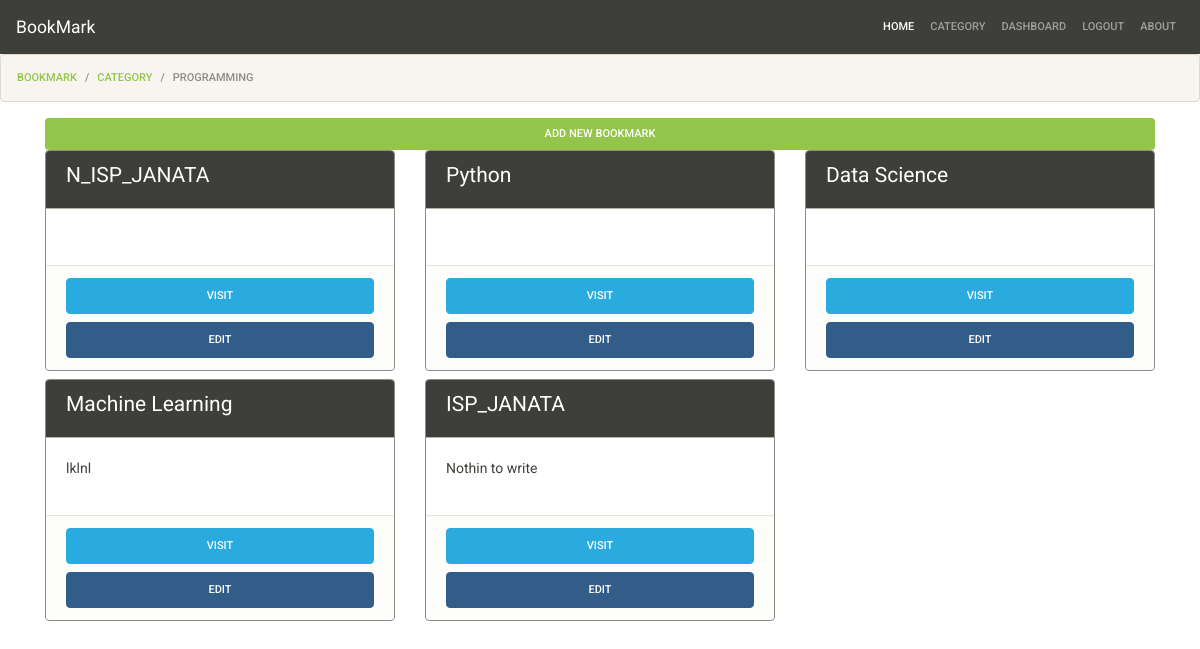
Page /bookmark/category/2/ (signed in) on the committed database.
### bookmarks/models.py (models this page shows, shortened)
class Category(models.Model):
    title       = models.CharField(max_length=120)
    description = models.TextField(blank=True,null=True)
    added_by    = models.ForeignKey(User,related_name='categories', on_delete=models.CASCADE)
    created_at  = models.DateTimeField(auto_now_add=True)

class Bookmark(models.Model):
    category    = models.ForeignKey(Category,related_name='bookmarks', on_delete=models.CASCADE)
    title       = models.CharField(max_length=300)
    description = models.TextField(blank=True,null=True)
    url         = models.CharField(max_length=300)
    added_by    = models.ForeignKey(User,related_name='bookmarks',on_delete=models.CASCADE)
    created_at  = models.DateTimeField(auto_now_add=True)

### bookmarks/views.py (the view)
# urls.py: path('category/<int:id>/',categoryDetailView,name='bookmark-category-detail'),
@login_required
def categoryDetailView(request,id):
    template_name= 'bookmarks/category-detail.html'
    category = Category.objects.get(pk=id)
    context = {
        'cat':category,
    }
    return render(request,template_name,context)

### bookmarks/templates/bookmarks/category-detail.html
{% extends 'base.html' %}
{%block content %}
<ol class="breadcrumb">
    <li class="breadcrumb-item"><a href="{% url 'bookmark-page' %}">Bookmark</a></li>
    <li class="breadcrumb-item"><a href="{% url 'bookmark-category' %}">Category</a></li>
    <li class="breadcrumb-item active">{{cat.title}}</li>
  </ol>
<div class="container mt-1">
    <a href="{%url 'bookmark-add' cat.id %}" class="btn btn-block btn-sm btn-success">Add New Bookmark</a>
    <div class="row ">
        {% for bookmark in cat.bookmarks.all %}
        <div class="col-md-4">
            <div class="card border border-secondary mb-2">
                <div class="card-header bg-primary text-white">
                    <h4>{{bookmark.title}}</h4>
                </div>
                <div class="card-body">
                   <p>{{bookmark.description}}</p>
                </div>
                <div class="card-footer">
                    <a href="{{bookmark.url}}" class="btn btn-info btn-block">Visit</a>
                    <a href="#" class="btn btn-primary btn-block">Edit</a>
                </div>
            </div>
        </div>
        {% endfor %}
    </div>
</div>
{% endblock %}

### rows in the picture
Category: title "PROGRAMMING"
Bookmark: title "N_ISP_JANATA"
Bookmark: title "Python"
Bookmark: title "Data Science"
Bookmark: title "Machine Learning", description "lklnl"
Bookmark: title "ISP_JANATA", description "Nothin to write"
